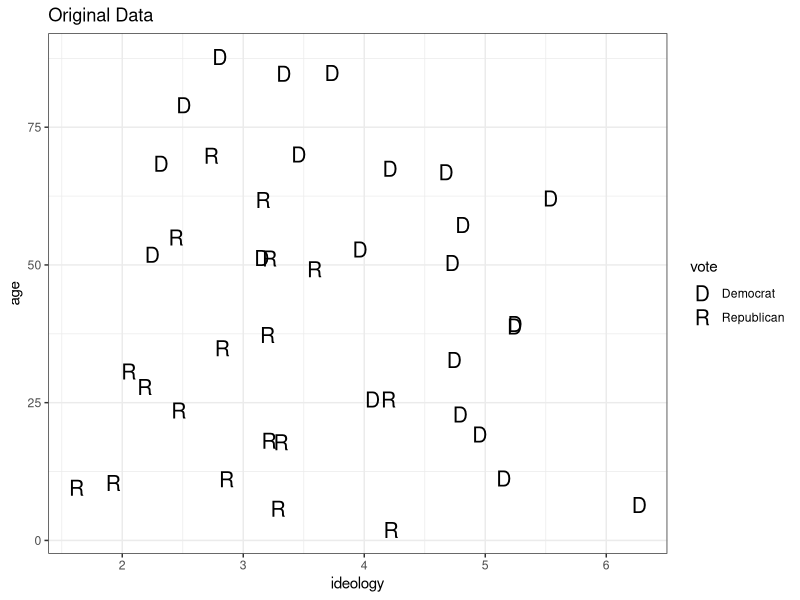
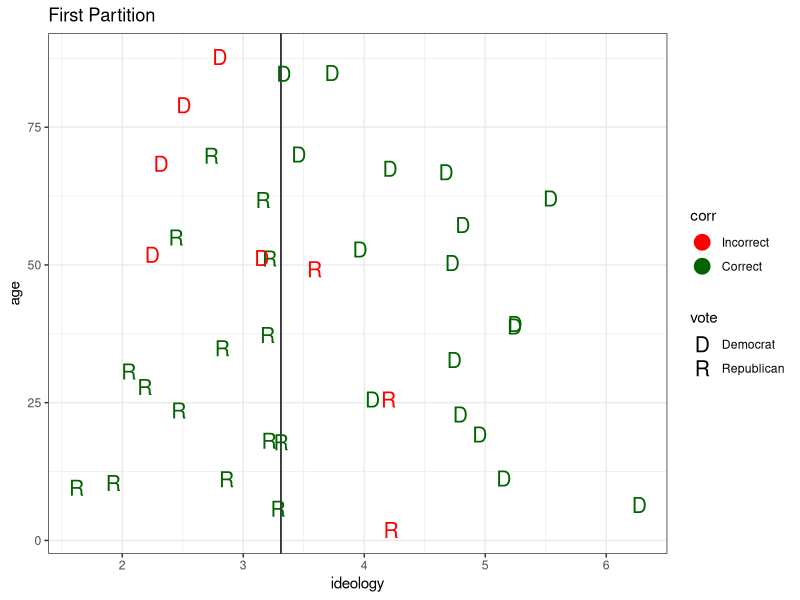
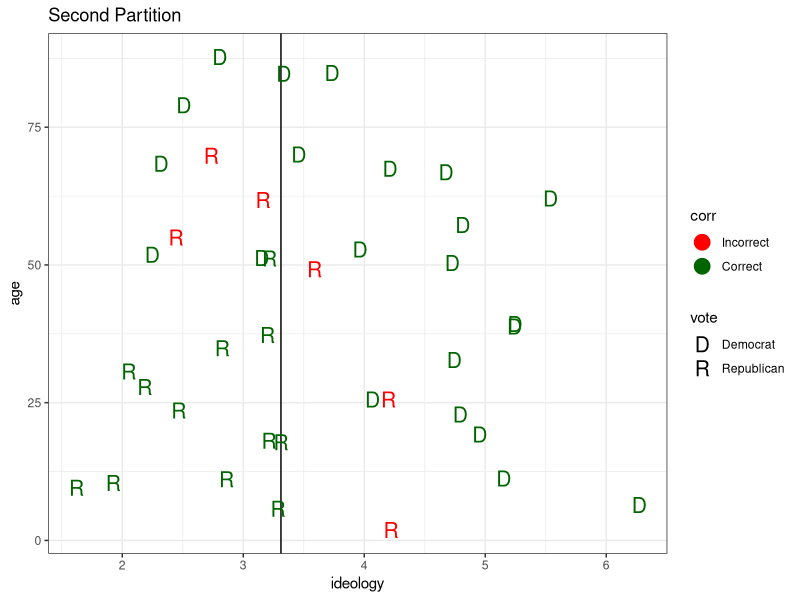
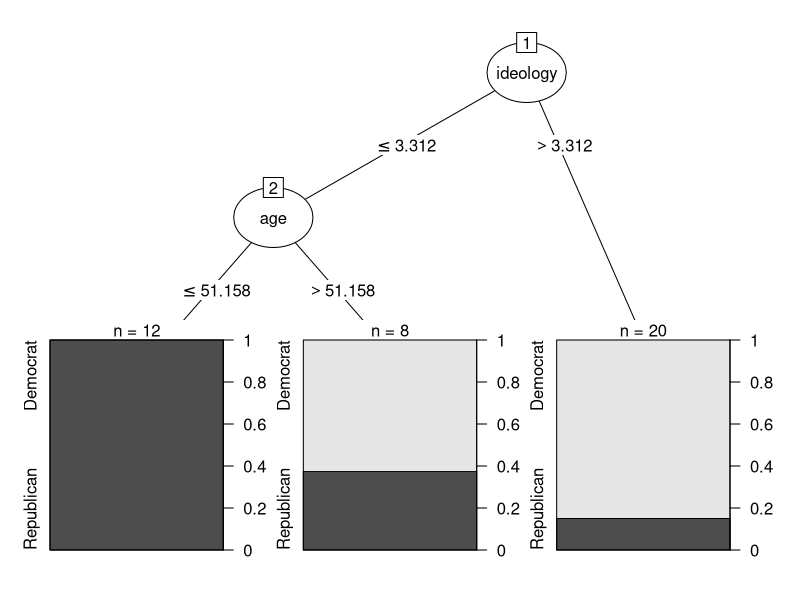

These figures' R source, in order:
library(ggplot2)
library(party)

set.seed(3434349) # Works only with this seed
vote <- c(0, 0, rep(1, 18), rep(0, 20))
ideology <- c(rnorm(20, 3, .7), rnorm(15, 5, .7), rnorm(5, 3, .6))
age <- c(runif(35, 0, 70),runif(5, 70, 90))
dme <- data.frame(ideology, age, vote = as.factor(vote))
levels(dme$vote) <- c("Democrat", "Republican")

fit_cart <- ctree(vote ~ ideology + age, data = dme)
sp1 <- fit_cart@tree$psplit$splitpoint
sp2 <- fit_cart@tree$left$psplit$splitpoint

# Original Data
p <- ggplot(dme, aes(ideology, age, shape = vote))
p <- p + theme_bw() + xlim(min(ideology), max(ideology)) + ggtitle("Original Data")
p <- p + geom_point(size = 5) + scale_shape_manual(values=c("D", "R"))
ggsave('figures/o.png', p, width = 20, height = 12, units = "cm")

#First Partition
dme2 <- dme
corr <- ifelse(((dme$ideology <= sp1 & dme$vote == "Republican")|
                  (dme$ideology >= sp1 & dme$vote == "Democrat")), 1, 0)
dme2$corr <- factor(corr)
levels(dme2$corr) <- c("Incorrect", "Correct") 

p <- ggplot(dme2, aes(ideology, age, shape = vote, color = corr))
p <- p + scale_colour_manual(values = c("red", "darkgreen"))
p <- p + theme_bw() + xlim(min(ideology), max(ideology))
p <- p + ggtitle("First Partition")
p <- p + geom_vline(aes(xintercept = sp1))
p <- p + geom_point(size = 5) + scale_shape_manual(values=c("D", "R"))
ggsave('figures/p1.png', p, width = 20, height = 12, units = "cm")

#Second Partition
dme3 <- dme
corr <- ifelse(((dme$ideology <= sp1 & dme$vote == "Republican" & dme$age <= sp2)|
                (dme$ideology <= sp1 & dme$vote == "Democrat" & dme$age > sp2)|
                (dme$ideology >= sp1 & dme$vote == "Democrat")), 
               1, 0)
dme3$corr <- factor(corr)
levels(dme3$corr) <- c("Incorrect", "Correct") 

p <- ggplot(dme3, aes(ideology, age, shape = vote, color = corr))
p <- p + scale_colour_manual(values = c("red", "darkgreen"))
p <- p + theme_bw() + xlim(min(ideology), max(ideology))
p <- p + ggtitle("Second Partition")
p <- p + geom_vline(aes(xintercept = sp1))
p <- p + geom_point(size = 5) + scale_shape_manual(values=c("D", "R"))
ggsave('figures/p2.png', p, width = 20, height = 12, units = "cm")

png("figures/cart.png", width = 30, height = 18, units = "cm", res = 500)
plot(fit_cart,inner_panel=node_inner(fit_cart,pval=F)
     ,terminal_panel=node_barplot(fit_cart, beside=F,id=F))
dev.off()
